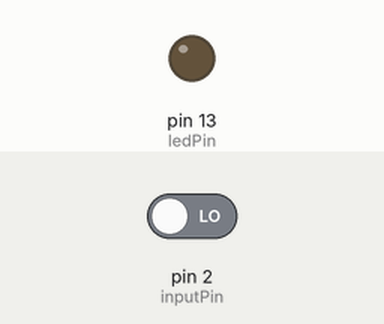
Bench run of a sketch on a simulated Arduino Uno, built with avr-gcc and run on an emulated ATmega328P. Shown: output pins drawn as LEDs (lit = HIGH). Inputs (shaded band) come from the test bench; at power-on: pin 2 (inputPin) LOW.

Above: at 1.2 s.
1.3 s: pin 2 (inputPin) driven HIGH
At 2.4 s:
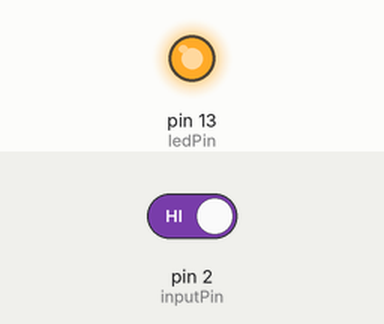
2.8 s: pin 2 (inputPin) driven LOW
At 3.5 s:
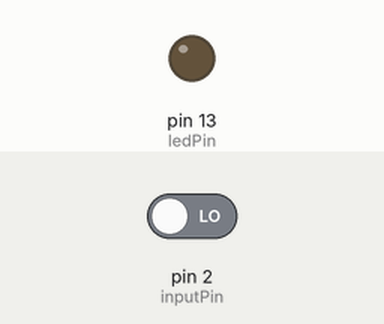
Timing chart, 0 to 5.8 s (numbered marks = the images above; inputs shaded):
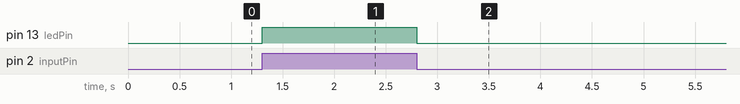

Measured:
- after the input at 1.3 s, pin 13 (ledPin): LOW → HIGH at once
- after the input at 2.8 s, pin 13 (ledPin): HIGH → LOW at once

The sketch:

IR_sensor.ino
```cpp
int ledPin = 13;
int inputPin = 2;
int val = 0;

void setup() {
  // put your setup code here, to run once:
  pinMode(ledPin, OUTPUT);
  pinMode(inputPin, INPUT);
}

void loop() {
  // put your main code here, to run repeatedly:
  val = digitalRead(inputPin);
  if(val == HIGH){
    digitalWrite(ledPin, HIGH);
  }else{
    digitalWrite(ledPin, LOW);
  }
}
```
